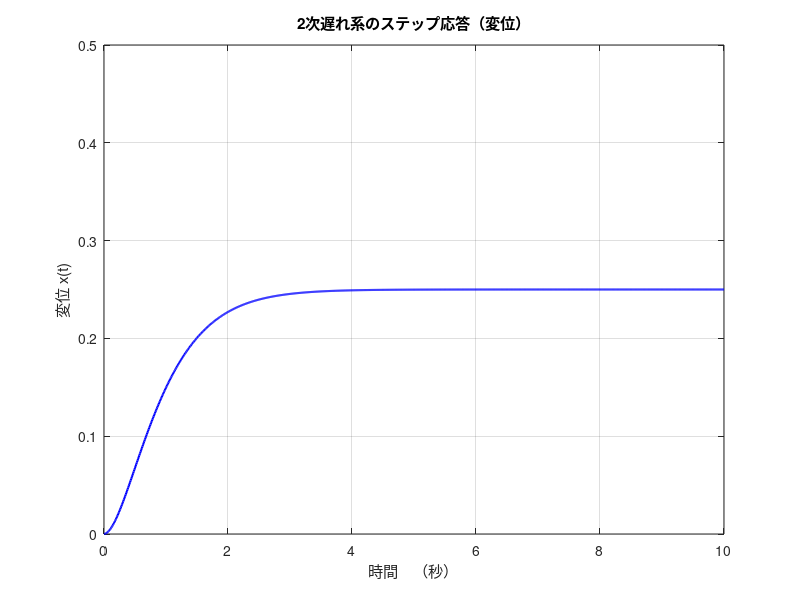
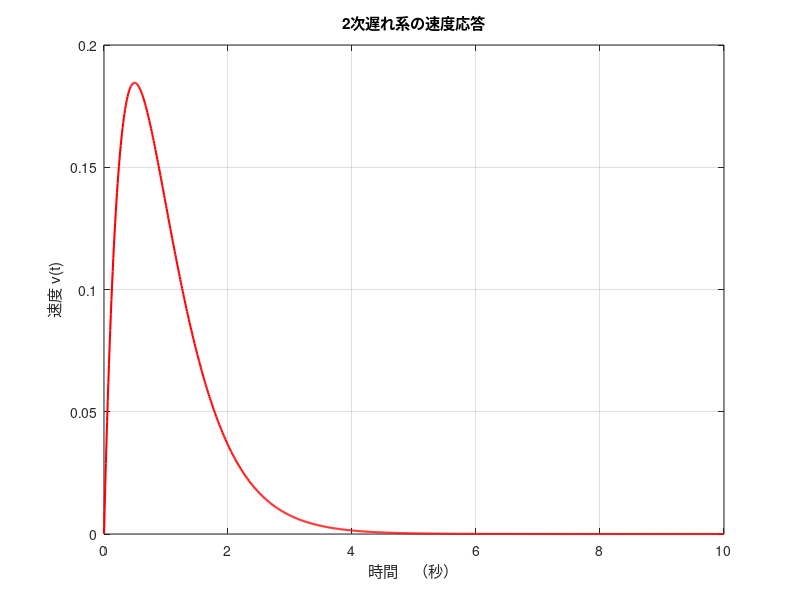

Write the MATLAB code that produced these figures, in order.
%
%          自動制御および実験
%          実験資料
%
%          ２次遅れ系（質量-ばね-ダンパ）の数値シミュレーション
%
%                                                            '25.06.26（木）
%                                                            '26.06.20（土）
%
clear
clc
close all
%
%
% *** パラメータ設定 ***
      M = 1.0;              % 質量 (kg)
      C = 4.0;              % 動粘性係数（ダンパ係数） (N·s/m)
      K = 4.0;              % ばね定数 (N/m)
%
      dt = 0.01;            % 時間刻み幅（秒）
      t  = 0:dt:10;         % 時間
      N  = length(t);       % データ点数

%
% *** 配列の初期化（メモリ確保） ***
      x  = zeros(1,N);      % 変位（出力）
      v  = zeros(1,N);      % 速度
      a  = zeros(1,N);      % 加速度

% *** 入力信号の設定（単位ステップ入力: t>=0 で 力=1.0） ***
      f_in = ones(1, N);    % 常に 1.0(N)の力を加える
%
% *** 微分方程式の数値計算（オイラー法） ***
%
%  運動方程式: f_in = m*a + C*v + K*x 
%             =>  a = (f_in - C*v - K*y) / m
%
      for k = 1 : N-1
%         1. 現在の変位と速度から、現在の加速度を計算
             a(k) = (f_in(k) - C*v(k) - K*x(k)) / M;
          
%         2. 次の時刻の速度を計算 (v = v + a*dt)
             v(k+1) = v(k) + a(k) * dt;
          
%         3. 次の時刻の変位を計算 (y = y + v*dt)
             x(k+1) = x(k) + v(k+1) * dt;
      end
      
%     最後の点の加速度を補完（特に重要ではない）
      a(N) = (f_in(N) - C*v(N) - K*x(N)) / M;

%
% *** グラフ描画 ***
figure(1)
  plot(t, x, 'b-','LineWidth', 1.5)
  grid on
  title('2次遅れ系のステップ応答（変位）')
  axis([0 max(t) 0 0.5])
  xlabel('時間　（秒）')
  ylabel('変位 x(t)')

figure(2)
  plot(t, v, 'r-', 'LineWidth', 1.5)
  grid on
  title('2次遅れ系の速度応答')
  xlabel('時間　（秒）')
  ylabel('速度 v(t)')
